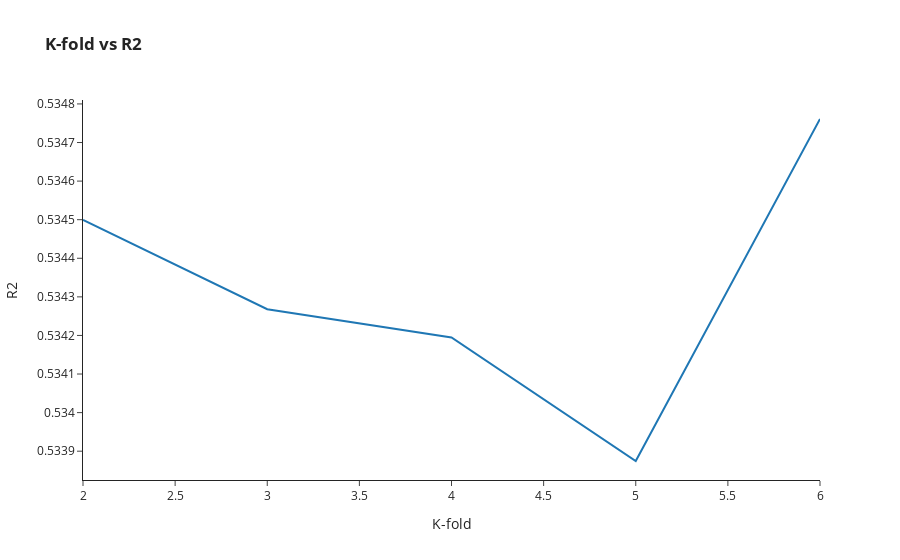

This figure's notebook cell:
### Markdown cell above
- Cross validation

### Code cell
model_CV = linear_model.LinearRegression()

B_score = []
cv = []

for i in range(2, 7):
    model = Ridge(alpha=0, normalize=True)
    score = cross_val_score(model, X_train, y_train, cv=i).mean()
    B_score.append(score)
    cv.append(i)
    
    print("cv: %d --- score: %2.4f" % (i, score))
    
px.line(x=cv, y=B_score, 
        template='simple_white', 
        title='<b>K-fold vs R2</b>',
        labels={'x':'K-fold', 'y':'R2'})

### Figure 1 — Plotly figure (JSON) as saved in the notebook; plotly's stock layout.template omitted (floating-point values rounded to 4 significant figures)
{"data": [{"hovertemplate": "K-fold=%{x}<br>R2=%{y}<extra></extra>", "legendgroup": "", "line": {"color": "#1F77B4", "dash": "solid"}, "mode": "lines", "name": "", "orientation": "v", "showlegend": false, "type": "scatter", "x": [2, 3, 4, 5, 6], "xaxis": "x", "y": [0.5345, 0.5343, 0.5342, 0.5339, 0.5348], "yaxis": "y"}], "layout": {"legend": {"tracegroupgap": 0}, "title": {"text": "<b>K-fold vs R2</b>"}, "xaxis": {"anchor": "y", "domain": [0, 1], "title": {"text": "K-fold"}}, "yaxis": {"anchor": "x", "domain": [0, 1], "title": {"text": "R2"}}}}
